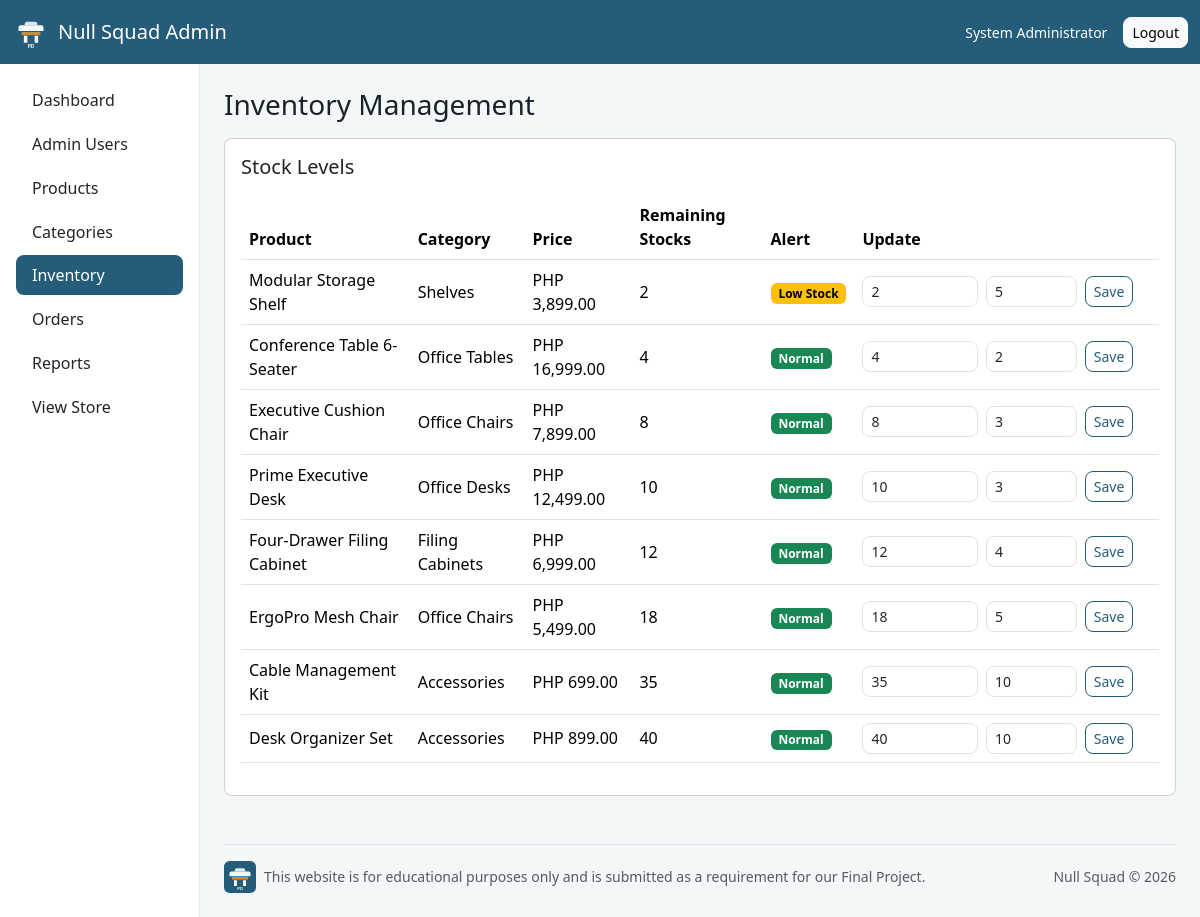
The page /admin/inventory.php (signed in) on the database its author committed.
### tables this page shows
CREATE TABLE inventory (
    id INT UNSIGNED AUTO_INCREMENT PRIMARY KEY,
    product_id INT UNSIGNED NOT NULL UNIQUE,
    quantity INT UNSIGNED NOT NULL DEFAULT 0,
    low_stock_threshold INT UNSIGNED NOT NULL DEFAULT 5,
    updated_at DATETIME DEFAULT NULL ON UPDATE CURRENT_TIMESTAMP,
    CONSTRAINT fk_inventory_product
        FOREIGN KEY (product_id) REFERENCES products(id)
        ON DELETE CASCADE
);

CREATE TABLE products (
    id INT UNSIGNED AUTO_INCREMENT PRIMARY KEY,
    category_id INT UNSIGNED NOT NULL,
    name VARCHAR(160) NOT NULL,
    description TEXT NOT NULL,
    price DECIMAL(10,2) NOT NULL DEFAULT 0.00,
    image VARCHAR(255) NULL,
    status ENUM('active', 'inactive') NOT NULL DEFAULT 'active',
    created_at DATETIME NOT NULL DEFAULT CURRENT_TIMESTAMP,
    updated_at DATETIME DEFAULT NULL ON UPDATE CURRENT_TIMESTAMP,
    INDEX idx_products_category (category_id),
    INDEX idx_products_name (name),
    CONSTRAINT fk_products_category
        FOREIGN KEY (category_id) REFERENCES categories(id)
        ON DELETE RESTRICT
);

CREATE TABLE categories (
    id INT UNSIGNED AUTO_INCREMENT PRIMARY KEY,
    name VARCHAR(100) NOT NULL UNIQUE,
    description TEXT NULL,
    status ENUM('active', 'inactive') NOT NULL DEFAULT 'active',
    created_at DATETIME NOT NULL DEFAULT CURRENT_TIMESTAMP
);

### includes/db.php (called while the page is built, shortened)
<?php
function db(): PDO
{
    static $pdo = null;
    $dsn = 'mysql:host=' . DB_HOST . ';dbname=' . DB_NAME . ';charset=utf8mb4';
    try {
        $pdo = new PDO($dsn, DB_USER, DB_PASS, [
            PDO::ATTR_ERRMODE => PDO::ERRMODE_EXCEPTION,
            PDO::ATTR_DEFAULT_FETCH_MODE => PDO::FETCH_ASSOC,
            PDO::ATTR_EMULATE_PREPARES => false,
        ]);
    } catch (PDOException $exception) {
        error_log('Database connection failed: ' . $exception->getMessage());
        throw new RuntimeException('Database connection failed. Please check config/config.php and import database/ecommerce_db.sql.');
    }
    return $pdo;
}

### functions/helpers.php (called while the page is built, shortened)
<?php
function e(mixed $value): string
{
    return htmlspecialchars((string) $value, ENT_QUOTES, 'UTF-8');
}
function money(float|int|string $amount): string
{
    return 'PHP ' . number_format((float) $amount, 2);
}

### admin/inventory.php (the view, shortened to what this page needs)
<?php
$items = db()->query(
    'SELECT p.id, p.name, p.price, p.status, c.name AS category_name, i.quantity, i.low_stock_threshold
     FROM inventory i
     JOIN products p ON p.id = i.product_id
     JOIN categories c ON c.id = p.category_id
     ORDER BY i.quantity ASC, p.name'
)->fetchAll();
include __DIR__ . '/../templates/admin_header.php';
?>
<div class="card">
    <div class="card-body">
        <h2 class="h5 mb-3">Stock Levels</h2>
        <div class="table-responsive">
            <table class="table align-middle">
                <thead><tr><th>Product</th><th>Category</th><th>Price</th><th>Remaining Stocks</th><th>Alert</th><th>Update</th></tr></thead>
                <tbody>
                <?php foreach ($items as $item): ?>
                    <?php
                    $quantity = (int) $item['quantity'];
                    $threshold = (int) $item['low_stock_threshold'];
                    $alert = $quantity === 0 ? 'Out of Stock' : ($quantity <= $threshold ? 'Low Stock' : 'Normal');
                    $alertClass = $quantity === 0 ? 'danger' : ($quantity <= $threshold ? 'warning' : 'success');
                    ?>
                    <tr>
                        <td><?= e($item['name']) ?></td>
                        <td><?= e($item['category_name']) ?></td>
                        <td><?= e(money($item['price'])) ?></td>
                        <td><?= $quantity ?></td>
                        <td><span class="badge text-bg-<?= $alertClass ?>"><?= e($alert) ?></span></td>
                        <td>
                            <form method="post" class="row g-2 align-items-center">
                                <div class="col-5"><input type="number" min="0" class="form-control form-control-sm" name="quantity" value="<?= $quantity ?>" aria-label="Quantity"></div>
                                <div class="col-4"><input type="number" min="0" class="form-control form-control-sm" name="low_stock_threshold" value="<?= $threshold ?>" aria-label="Low stock threshold"></div>
                                <div class="col-3"><button class="btn btn-sm btn-outline-primary" type="submit">Save</button></div>
                            </form>
                        </td>
                    </tr>
                <?php endforeach; ?>
                </tbody>
            </table>
        </div>
    </div>
</div>
<?php include __DIR__ . '/../templates/admin_footer.php'; ?>

### assets/css/styles.css (style rules this page uses)
:root { --pd-primary: #245c7a; --pd-primary-dark: #14394d; --pd-accent: #d18a34; --pd-ink: #18222b; --pd-muted: #65737f; --pd-surface: #f6f8f7; }
body { color: var(--pd-ink); background: #ffffff; }
.btn, .card, .form-control, .form-select, .alert, .list-group-item, .modal-content { border-radius: 8px; }
.btn-outline-primary { color: var(--pd-primary); border-color: var(--pd-primary); }
.admin-body { background: #f4f7f8; }

### rows shown on the page
inventory: product.name "Modular Storage Shelf", categories.name "Shelves", product.price "PHP 3,899.00", quantity "2", alert "Low Stock", low_stock_threshold "5"
inventory: product.name "Conference Table 6-Seater", categories.name "Office Tables", product.price "PHP 16,999.00", quantity "4", alert "Normal", low_stock_threshold "2"
inventory: product.name "Executive Cushion Chair", categories.name "Office Chairs", product.price "PHP 7,899.00", quantity "8", alert "Normal", low_stock_threshold "3"
inventory: product.name "Prime Executive Desk", categories.name "Office Desks", product.price "PHP 12,499.00", quantity "10", alert "Normal", low_stock_threshold "3"
inventory: product.name "Four-Drawer Filing Cabinet", categories.name "Filing Cabinets", product.price "PHP 6,999.00", quantity "12", alert "Normal", low_stock_threshold "4"
inventory: product.name "ErgoPro Mesh Chair", categories.name "Office Chairs", product.price "PHP 5,499.00", quantity "18", alert "Normal", low_stock_threshold "5"
inventory: product.name "Cable Management Kit", categories.name "Accessories", product.price "PHP 699.00", quantity "35", alert "Normal", low_stock_threshold "10"
inventory: product.name "Desk Organizer Set", categories.name "Accessories", product.price "PHP 899.00", quantity "40", alert "Normal", low_stock_threshold "10"

### other values the page prints
APP_SHORT_NAME "Null Squad"
current_user()['full_name'] "System Administrator"
$pageTitle "Inventory Management"
EDUCATIONAL_FOOTER "This website is for educational purposes only and is submitted as a requirement for our Final Project."
GROUP_NAME "Null Squad"
